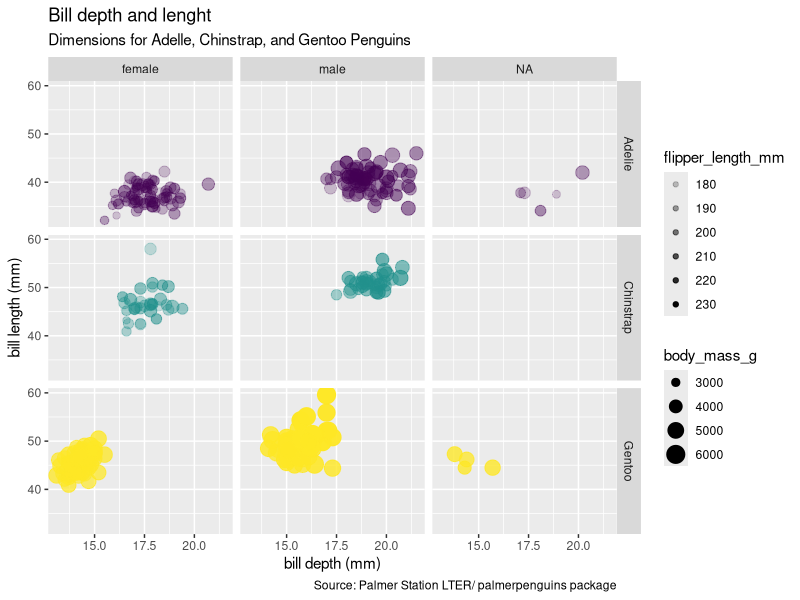

This figure's R source:
### This is my Week 3 script. I am learning how to input data and make a plot.
### Created by: Savannah Damiano
### Created on: 2024-09-10
##################################################

### Load libraries #########
library(palmerpenguins)
library(tidyverse)
glimpse (penguins)

#look at the data
view(penguins)
head(penguins)
tail(penguins)
glimpse(penguins)

#make a plot
ggplot(data=penguins,
  mapping= aes(x= bill_depth_mm,
               y=bill_length_mm,
               color=species,
               size= body_mass_g,
               alpha=flipper_length_mm
               ))+
  geom_point() +
    facet_wrap (~species,ncol=2) +


    labs(title="Bill depth and lenght",
         subtitle = "Dimensions for Adelle, Chinstrap, and Gentoo Penguins",
            x= "bill depth (mm)", y= "bill length (mm)",
            color= "Species",
            caption = "Source: Palmer Station LTER/ palmerpenguins package")+
  scale_color_viridis_d() +
  facet_grid(species~sex) +
  guides (color= FALSE)
 
  
  

      
